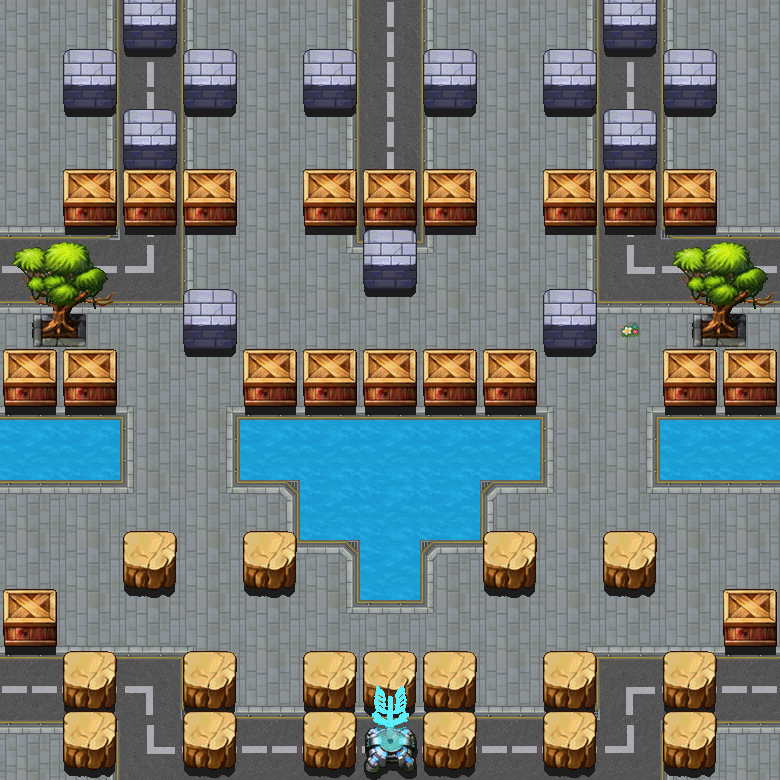

Below is a game level as drawn by its tile map, then a one-line description and the .tmx that defines it (tile-layer data replaced by summaries):
An orthogonal 13x13 tile map with 60x60 px tiles, 19 tile layers (floor, river, riverfake, bridge, ...), 4 tilesets and 4 objects (plyartPoint, enemyPoint1, enemyPoint2, enemyPoint3).

<map version="1.0" orientation="orthogonal" width="13" height="13" tilewidth="60" tileheight="60">
 <properties>
  <property name="1" value="10" />
  <property name="3" value="5" />
  <property name="6" value="10" />
  <property name="7" value="2" />
  <property name="9" value="5" />
 </properties>
 <tileset firstgid="1" name="floor_city" tilewidth="60" tileheight="60">
  <image source="floor_city.png" width="240" height="600" />
 </tileset>
 <tileset firstgid="41" name="block" tilewidth="60" tileheight="120">
  <image source="block.png" width="600" height="600" />
 </tileset>
 <tileset firstgid="91" name="bridge" tilewidth="60" tileheight="60">
  <image source="bridge.png" width="360" height="60" />
 </tileset>
 <tileset firstgid="97" name="garbage" tilewidth="60" tileheight="60">
  <image source="garbage.png" width="540" height="60" />
 </tileset>
 <layer name="floor" width="13" height="13">
  <data>[169 cells, 169 non-empty, 19 distinct tile ids]</data>
 </layer>
 <layer name="river" width="13" height="13">
  <data>[169 cells, 13 non-empty, 1 distinct tile ids]</data>
 </layer>
 <layer name="riverfake" width="13" height="13">
  <data>[169 cells, 1 non-empty, 1 distinct tile ids]</data>
 </layer>
 <layer name="bridge" width="13" height="13">
  <data>[169 cells, 1 non-empty, 1 distinct tile ids]</data>
 </layer>
 <layer name="garbage" width="13" height="13">
  <data>[169 cells, 3 non-empty, 2 distinct tile ids]</data>
 </layer>
 <layer name="block0" width="13" height="13">
  <data>[169 cells, 2 non-empty, 1 distinct tile ids]</data>
 </layer>
 <layer name="block1" width="13" height="13">
  <data>[169 cells, 6 non-empty, 1 distinct tile ids]</data>
 </layer>
 <layer name="block2" width="13" height="13">
  <data>[169 cells, 2 non-empty, 1 distinct tile ids]</data>
 </layer>
 <layer name="block3" width="13" height="13">
  <data>[169 cells, 9 non-empty, 1 distinct tile ids]</data>
 </layer>
 <layer name="block4" width="13" height="13">
  <data>[169 cells, 1 non-empty, 1 distinct tile ids]</data>
 </layer>
 <layer name="block5" width="13" height="13">
  <data>[169 cells, 6 non-empty, 3 distinct tile ids]</data>
 </layer>
 <layer name="block6" width="13" height="13">
  <data>[169 cells, 9 non-empty, 1 distinct tile ids]</data>
 </layer>
 <layer name="block7" width="13" height="13">
  <data>[169 cells, 1 non-empty, 1 distinct tile ids]</data>
 </layer>
 <layer name="block8" width="13" height="13">
  <data>[169 cells, 1 non-empty, 1 distinct tile ids]</data>
 </layer>
 <layer name="block9" width="13" height="13">
  <data>[169 cells, 4 non-empty, 1 distinct tile ids]</data>
 </layer>
 <layer name="block10" width="13" height="13">
  <data>[169 cells, 2 non-empty, 1 distinct tile ids]</data>
 </layer>
 <layer name="block11" width="13" height="13">
  <data>[169 cells, 7 non-empty, 1 distinct tile ids]</data>
 </layer>
 <layer name="block12" width="13" height="13">
  <data>[169 cells, 7 non-empty, 2 distinct tile ids]</data>
 </layer>
 <objectgroup name="Objects" width="13" height="13">
  <object name="plyartPoint" x="274" y="723" width="27" height="27" />
  <object name="enemyPoint1" x="391" y="2" width="28" height="28" />
  <object name="enemyPoint2" x="30" y="3" width="28" height="28" />
  <object name="enemyPoint3" x="750" y="1" width="28" height="28" />
 </objectgroup>
 <layer name="grass" width="13" height="13">
  <data>[169 cells, 1 non-empty, 1 distinct tile ids]</data>
 </layer>
</map>
